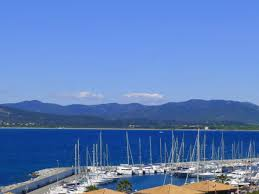
#> input picture Data/MerBase/cvcvc.jpeg, 259 x 194 px, given as the content of the folder Data/Mer/, which was not available
$ python mainTest.py
#> lines starting #> are read from the running program, lines starting #| are printed output that depends on the picture; pictures that were not available may be replaced by others from this repository, and a replacement may not be noted
#> in augment, baseImage is the input picture: PIL image 259x194 RGB; mean R, G, B 92.6, 127, 186.5
### generateMatrix.py
from PIL import Image
import os

matrix = []
vector = []

#Resize l'image pour avoir le meme nombre de pixel sur l'histogramme de couleur
def resizeImage(image) :
    baseImage = image.resize((200, 200))
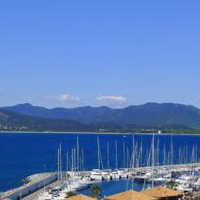
#> baseImage: PIL image 200x200 RGB; mean R, G, B 92.6, 127, 186.5
    return baseImage

#Rotate une image de deg passé en paramètre et la renvoie
def getImgageRotated(baseImage, deg) :
    newImage = baseImage.rotate(deg, Image.BICUBIC, True)
    return newImage

#Ajoute l'histogramme et la classe passés en paramètres à la matrix et au vector
def append(histo, classe) :
        matrix.append(histo)
        vector.append(classe)

#Récupère une image rotationnée par le biais de la fonction getImgageRotated et la stocke dans matric et vector grâce à append
def rotateSingleImage(imageResize, rotationDegre, classe) :
	imageRotate = getImgageRotated(imageResize, rotationDegre)
	histo = imageRotate.histogram()
	append(histo, classe)

#Rotate et stocke toutes les images passées en paramètres
def rotateImages(images, deg, classe) :
    for image in images :
        rotateSingleImage(image, deg, classe)

#Augmente le nombre de data en entrée en rotationnant et en flippant sur les images du dossier en paramètre
def augment(folder, classe):
        files = os.listdir(folder)

        for fileName in files:
                baseImage = Image.open(folder + fileName)
                images = []

                imageResize = resizeImage(baseImage)
                imageFlipLR = imageResize.transpose(Image.FLIP_LEFT_RIGHT)
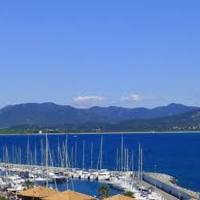
#> imageFlipLR: PIL image 200x200 RGB; mean R, G, B 92.6, 127, 186.5
                imageFlipTB = imageResize.transpose(Image.FLIP_TOP_BOTTOM)
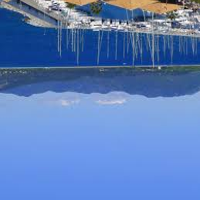
#> imageFlipTB: PIL image 200x200 RGB; mean R, G, B 92.6, 127, 186.5

                images.append(imageResize)
                images.append(imageFlipLR)
                images.append(imageFlipTB)

                histo = imageResize.histogram()
#> histo = 768 values, max 3568 at index 745, min 0 at index 250, mean 156.2
                append(histo, classe)

                histo = imageFlipLR.histogram()
                append(histo, classe)

                histo = imageFlipTB.histogram()
                append(histo, classe)

                for rotationPhase in range(0,3):
                        for deg in range(1,3) :
                                rotateImages(images, rotationPhase * 90 + deg, classe)
                                rotateImages(images, rotationPhase * 90 - deg, classe)

                        rotateImages(images, (rotationPhase + 1) * 90, classe)

                for deg in range(1,3) :
                        rotateImages(images, 270 + deg, classe)
                        rotateImages(images, 270 - deg, classe)

#Récupère la matrice et le vector des images de Mer et d'Ailleurs préalablements augmentées
def generateMatrixTrain(foldername) :
    augment(foldername + "/Mer/", 1)
    augment(foldername + "/Ailleurs/", -1)
#> the loop in augment (call 2), `for deg in range(1,3) :` made 2 passes
#> pass 1, in getImgageRotated (call 107), `newImage = baseImage.rotate(deg, Image.BICUBIC, True)`:
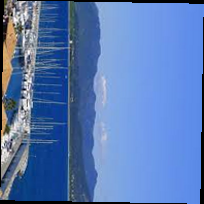
#> newImage: PIL image 204x204 RGB; mean R, G, B 88.5, 121.6, 178.8
#> pass 1, in getImgageRotated (call 108), `newImage = baseImage.rotate(deg, Image.BICUBIC, True)`:
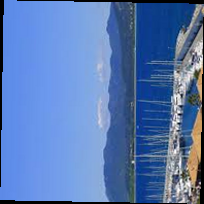
#> newImage: PIL image 204x204 RGB; mean R, G, B 88.5, 121.6, 178.8
#> pass 2, in getImgageRotated (call 109), `newImage = baseImage.rotate(deg, Image.BICUBIC, True)`:
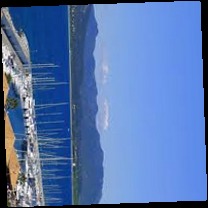
#> newImage: PIL image 208x208 RGB; mean R, G, B 85.1, 117, 172
#> pass 2, in getImgageRotated (call 110), `newImage = baseImage.rotate(deg, Image.BICUBIC, True)`:
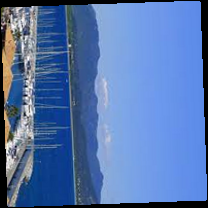
#> newImage: PIL image 208x208 RGB; mean R, G, B 85.2, 117, 172
    return [matrix,vector]

#Génère la matrice des images utilisées pour tester
# [13 lines left out: function generateMatrixTest, not called in this run]

### mainTest.py
import generateMatrix
import learn
import numpy
import crossValidate
import ResizeImage

def diff(a, b):
    target = numpy.array(a)
    result = numpy.array(b)
    error = numpy.mean(target != result)
    return round(100 - error * 100, 1)


if __name__ == '__main__':
    #ResizeImage.rotateImage()
    final = generateMatrix.generateMatrixTrain("Data")
#> final = 2 items
#> (the run stopped early here; a loop or call above may not have finished)

$ run again, on Data/MerBase/joutcx.jpeg
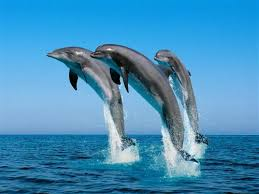
#> input picture Data/MerBase/joutcx.jpeg, 259 x 194 px, given as the content of the folder Data/Mer/, which was not available
#> in augment, baseImage is the input picture: PIL image 259x194 RGB; mean R, G, B 68.9, 143.7, 187.1
#> baseImage: PIL image 200x200 RGB
#> in augment, `imageFlipTB = imageResize.transpose(Image.FLIP_TOP_BOTTOM)`:
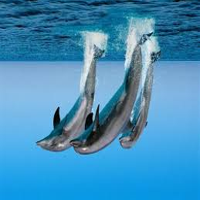
#> imageFlipTB: PIL image 200x200 RGB; mean R, G, B 68.9, 143.7, 187.1
#> in augment, `histo = imageResize.histogram()`: histo = 768 values, max 1891 at index 743, min 0 at index 230, mean 156.2
#> the loop in augment (call 2), `for deg in range(1,3) :` made 2 passes
#> pass 2, in getImgageRotated (call 110), `newImage = baseImage.rotate(deg, Image.BICUBIC, True)`:
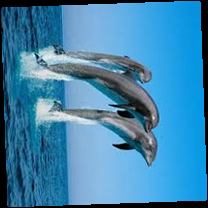
#> newImage: PIL image 208x208 RGB; mean R, G, B 63.3, 132.4, 172.5
#> final = 2 items
